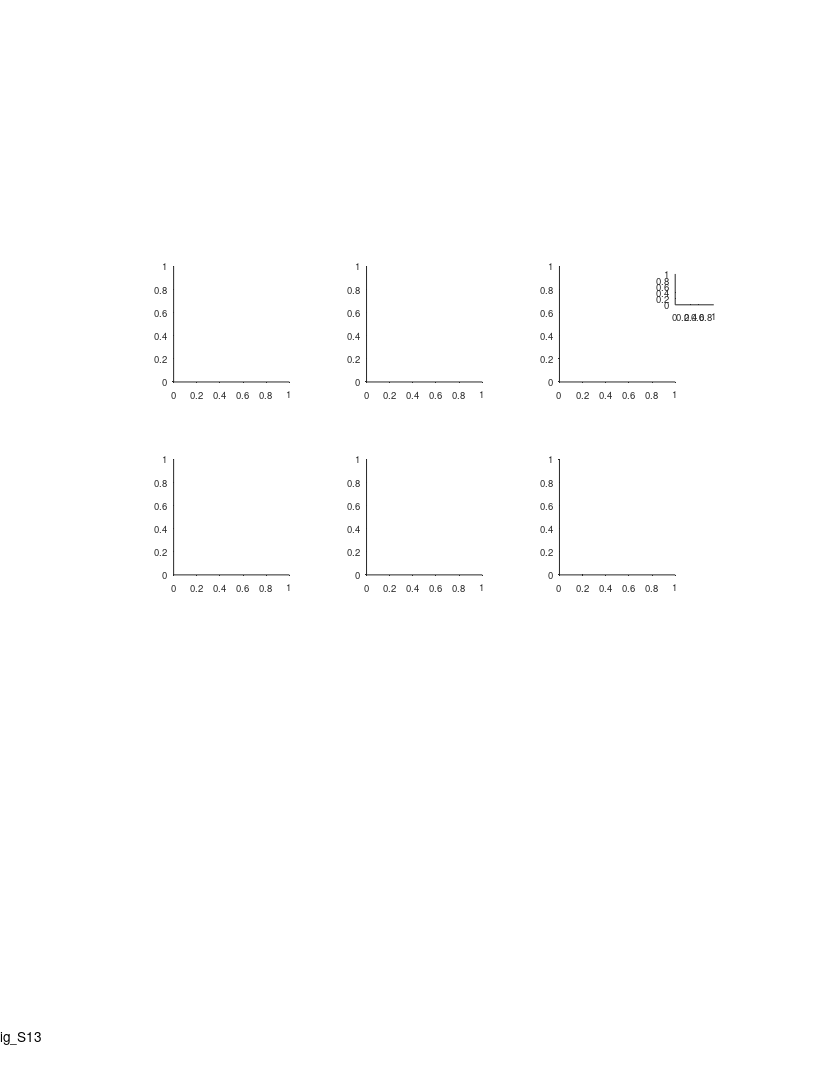

MATLAB code to generate this figure: (Note: this script raises an error after producing the figure.)
%% Large Scale - Fig. S12 - compartmentalization

%%
clear 
clc

%% define output files
res_dir = 'L:\paper_figures';
mkdir(res_dir)
fig_name_str = 'fig_S13';
fig_caption_str = 'compartmentalization';
log_name_str = [fig_name_str '_log_file' '.txt'];
log_name_str = strrep(log_name_str , ':', '-');
log_name_str = strrep(log_name_str , ' ', '_');
log_name_out = fullfile(res_dir, log_name_str);

%% open log file
diary off
diary(log_name_out)
diary on
disp('Log file');
disp(['created: ', datestr(clock)]);
disp('======================================================');
disp([fig_name_str ': ' fig_caption_str]);
disp('======================================================');
disp('');

%% create figure
% =========================================================================
% figure_size_cm = [21.0 29.7]; % ~A4
figure_size_cm = [21.6 27.9]; % ~US letter
figure ;
% Some WYSIWYG options:
set(gcf,'DefaultAxesFontSize',7);
set(gcf,'DefaultAxesFontName','helvetica');
set(gcf,'DefaultAxesUnits','centimeters');
set(gcf,'PaperType','usletter')
% set(gcf,'PaperType','<custom>');
set(gcf,'PaperUnits','centimeters','PaperPosition',[0 0 figure_size_cm]);
set(gcf,'PaperOrientation','portrait');
set(gcf,'Units','centimeters','Position',get(gcf,'paperPosition')+[0 0 0 0]); % position on screen...
set(gcf, 'Renderer', 'painters');
set(groot, 'defaultAxesTickDir', 'out');
set(groot,  'defaultAxesTickDirMode', 'manual');
annotation('textbox', [0.5 1 0 0], 'String',fig_name_str, 'HorizontalAlignment','center','Interpreter','none', 'FitBoxToText','on');
pause(0.2); % workaround to solve matlab automatically changing the axes positions...

% create panels
% panels_pos_x = [2 6.5 11 15.5];
% panels_pos_y = [22 18 14 10 6 2];
% panels_size = [2.5 2.5];
% for ii_model = 1:6
%     for ii_feature = 1:4
%         panels(ii_model,ii_feature) = axes('position', [panels_pos_x(ii_feature) panels_pos_y(ii_model) panels_size]);
%     end
% end

% create panels
panels_pos_x = [3 8 13]+1.5;
panels_pos_y = [20 15]-2;
panels_size = [3 3];
panels=[];
panels(1,1) = axes('position', [panels_pos_x(1) panels_pos_y(1) panels_size]);
panels(2,1) = axes('position', [panels_pos_x(1) panels_pos_y(2) panels_size]);
panels(3,1) = axes('position', [panels_pos_x(2) panels_pos_y(1) panels_size]);
panels(4,1) = axes('position', [panels_pos_x(2) panels_pos_y(2) panels_size]);
panels(5,1) = axes('position', [panels_pos_x(3) panels_pos_y(1) panels_size]);
panels(6,1) = axes('position', [panels_pos_x(3) panels_pos_y(2) panels_size]);
panel_legend = axes('position', [17.5 20  1 0.8]);

%% load data
load('L:\processed_data_structs\cells_bat_200m.mat');
% load('L:\Yonatan_theory\20200806__model_ratio_LS\SegmentSmallScaleModel_FieldStatistics.mat');
% model_data_files = {
%     "L:\Yonatan_theory\20201201__CompartmentModelResults_3versions\SegmentSmallScaleModel_6mFields_FieldStatistics.mat",...
%     "L:\Yonatan_theory\20201201__CompartmentModelResults_3versions\SegmentSmallScaleModel_6mScaledInterLandmark_FieldStatistics.mat",...
%     "L:\Yonatan_theory\20201201__CompartmentModelResults_3versions\SegmentSmallScaleModel_200mSmallestField_FieldStatistics.mat"
%     };
model_data_files = {
"L:\Yonatan_theory\20201214__CompartmentModelResults_6versions_dist2LM\SegmentSmallScaleModel_FieldStatistics.mat"
"L:\Yonatan_theory\20201214__CompartmentModelResults_6versions_dist2LM\SegmentSmallScaleModel_FieldStatistics_nField.mat"
"L:\Yonatan_theory\20201214__CompartmentModelResults_6versions_dist2LM\SegmentSmallScaleModel_InterLandmark_FieldStatistics.mat"
"L:\Yonatan_theory\20201214__CompartmentModelResults_6versions_dist2LM\SegmentSmallScaleModel_InterLandmark_FieldStatistics_nField.mat"
"L:\Yonatan_theory\20201214__CompartmentModelResults_6versions_dist2LM\SegmentSmallScaleModel_SmallestField_FieldStatistics.mat"
"L:\Yonatan_theory\20201214__CompartmentModelResults_6versions_dist2LM\SegmentSmallScaleModel_SmallestField_FieldStatistics_nField.mat"
};
model_name_str = {
    {"6m fields";"match coverage"}
    {"6m fields";"match no. fields"}
    {"6m fields (scaled)";"match coverage"}
    {"6m fields (scaled)";"match no. fields"}
    {"smallest 200m fields";"match coverage"}
    {"smallest 200m fields";"match no. fields"}
    };

%% arrange data from 200m
signif = cat(1,cells.signif);
signif = arrayfun(@(x)(x.TF),signif);
signif = any(signif,2);
cells(~signif)=[];
signif = cat(1,cells.signif);
signif = arrayfun(@(x)(x.TF),signif);
stats = [cells.stats];
stats_all = [stats.all];
stats_dir = cat(1,stats.dir);
fields = cat(1,cells.fields);
fields = fields(signif);
fields = [fields{:}];
fields([fields.in_low_speed_area])=[];

field_num = [stats_dir(signif).field_num];
field_size = [fields.width_prc];
ratio_LS = [stats_all.field_ratio_LS];
ratio_LS(isnan(ratio_LS))=[];
ratio_LS_with_1s = [stats_all.field_ratio_LS];
ratio_LS_with_1s(isnan(ratio_LS_with_1s))=1;
    
%% run over models
for ii_model = 1:length(model_data_files)

    %%
    clear FieldSize_PoissonGamma MaxMinRatio_PoissonGamma fSEG_PoissonGamma nField_PoissonGamma NearestLandmark_PoissonGamma
    load(model_data_files{ii_model});
    
%% Fields size hist
axes(panels(ii_model,1));
cla('reset')
hold on
% text(-0.4,1.15, 'A', 'Units','normalized','FontWeight','bold');

bin_size = 0.2;
x1 = field_size;
x2 = FieldSize_PoissonGamma.*bin_size;

h = histogram(x1);
h.BinWidth = 1;
% h.Normalization = 'pdf';
h.Normalization = 'probability';
h.FaceColor = 0.5*[1 1 1];

h = histogram(x2);
h.BinWidth = 0.6;
% h.Normalization = 'pdf';
h.Normalization = 'probability';
h.DisplayStyle = 'stairs';
h.EdgeColor = 'c';
h.LineWidth=1.5;

[~,pval,ks2stat] = kstest2(x1,x2);
if pval==0
    pval = realmin;
end
text(0.35,1, ['P_{KS} = ' sprintf('%.2g',pval)], 'Units','normalized','FontSize',8);

ha=gca;
ha.XLim = [0 35];
ha.YLim = [5e-4 1e0];
ha.XTick = [0:10:40];
ha.YTick = 10.^[-5:0];
ha.TickDir='out';
ha.TickLength = [0.03 0.03];
ha.XRuler.TickLabelGapMultiplier = -0.35;
ha.YRuler.TickLabelGapMultiplier = 0.1;
ha.YScale = 'log';
xlabel('Field size (m)', 'Units','normalized','Position',[0.5 -0.13]);
ylabel('Fraction of fields')
% title(model_name_str{ii_model})

%% Fields size vs. dist2LM
% axes(panels(ii_model,4));
% cla('reset')
% hold on
% text(-0.42,1.15, 'D', 'Units','normalized','FontWeight','bold');
% 
% x = NearestLandmark_PoissonGamma * bin_size;
% y = FieldSize_PoissonGamma * bin_size;
% 
% plot(x,y,'.')
% % [rho,rhopval] = corr(x,y,'type','Spearman');
% % text(0.5,1, sprintf('%s = %.2f,  P_{%s} = %.2f', '/rho',rho,'/rho',rhopval), 'Units','normalized','FontSize',8);
% 
% ha=gca;
% % ha.XLim = [1 27];
% % ha.YLim = [5e-3 5e-1];
% % ha.XTick = [1 2 5 10 20];
% % ha.YTick = 10.^[-5:0];
% ha.TickDir='out';
% ha.TickLength = [0.03 0.03];
% ha.XRuler.TickLabelGapMultiplier = -0.35;
% ha.YRuler.TickLabelGapMultiplier = 0.1;
% xlabel({'Distance of fields';'to nearest landmark (m)'});
% ylabel('Field size (m)','Units','normalized');

%% Fields size ratio (max/min) hist
% axes(panels(ii_model,2));
% cla('reset')
% hold on
% text(-0.42,1.15, 'B', 'Units','normalized','FontWeight','bold');
% 
% x1 = ratio_LS;
% x2 = MaxMinRatio_PoissonGamma;
% 
% nBinEdges = 9;
% edges = logspace(0,log10(25),nBinEdges);
% h = histogram(x1);
% h.BinEdges = edges;
% h.Normalization = 'probability';
% h.FaceColor = 0.5*[1 1 1];
% 
% h = histogram(x2);
% h.BinWidth = 0.53;
% h.Normalization = 'probability';
% h.DisplayStyle = 'stairs';
% h.EdgeColor = 'c';
% h.LineWidth=1.5;
% 
% [~,pval,ks2stat] = kstest2(x1,x2);
% text(0.5,1, ['P_{KS} = ' sprintf('%.2g',pval)], 'Units','normalized','FontSize',8);
% 
% ha=gca;
% ha.XLim = [1 27];
% ha.YLim = [5e-3 5e-1];
% ha.XTick = [1 2 5 10 20];
% ha.YTick = 10.^[-5:0];
% ha.TickDir='out';
% ha.TickLength = [0.03 0.03];
% ha.XRuler.TickLabelGapMultiplier = -0.35;
% ha.YRuler.TickLabelGapMultiplier = 0.1;
% ha.XScale = 'log';
% ha.YScale = 'log';
% xlabel({'Field size ratio';'largest/smallest'},'Units','normalized','Position',[0.5 -0.17]);
% ylabel('Fraction of cells')

%% Number of fields
% axes(panels(ii_model,3));
% cla('reset')
% hold on
% text(-0.4,1.15, 'C', 'Units','normalized','FontWeight','bold');
% 
% bin_size = 0.2;
% x1 = field_num;
% x2 = nField_PoissonGamma;
% 
% h = histogram(x1);
% h.BinWidth = 1;
% % h.Normalization = 'pdf';
% h.Normalization = 'probability';
% h.FaceColor = 0.5*[1 1 1];
% 
% h = histogram(x2);
% h.BinWidth = 1;
% % h.Normalization = 'pdf';
% h.Normalization = 'probability';
% h.DisplayStyle = 'stairs';
% h.EdgeColor = 'c';
% h.LineWidth=1.5;
% 
% [~,pval,ks2stat] = kstest2(x1,x2);
% if pval==0
%     pval = 1e-300;
% end
% text(0.35,1, ['P_{KS} = ' sprintf('%.2g',pval)], 'Units','normalized','FontSize',8);
% 
% ha=gca;
% ha.XLim = [0 35];
% ha.YLim = [5e-4 1e0];
% ha.XTick = [0:10:40];
% ha.YTick = 10.^[-5:0];
% ha.TickDir='out';
% ha.TickLength = [0.03 0.03];
% ha.XRuler.TickLabelGapMultiplier = -0.35;
% ha.YRuler.TickLabelGapMultiplier = 0.1;
% ha.YScale = 'log';
% xlabel('No. of fields', 'Units','normalized','Position',[0.5 -0.13]);
% ylabel('Fraction of cells')

    %%
%     axes(panels(ii_model,end));
%     text(1.1,0.5,model_name_str{ii_model},'Units','normalized');

end % models

%% add titles to rows/columns
axes(panels(1,1));
text(-0.85,0.5,{'Matched';'coverage'},'Units','normalized','FontSize',9,'FontWeight','bold','HorizontalAlignment','center');
axes(panels(2,1));
text(-0.85,0.5,{'Matched';'no. of fields'},'Units','normalized','FontSize',9,'FontWeight','bold','HorizontalAlignment','center');

axes(panels(3,1));
text(0.5,1.8,{'Gamma distribution fitted to:'},'Units','normalized','FontSize',9,'FontWeight','bold','HorizontalAlignment','center');

axes(panels(1,1));
text(0.5,1.4,{'Field sizes in 6m tunnel'},'Units','normalized','FontSize',9,'FontWeight','bold','HorizontalAlignment','center');
axes(panels(3,1));
text(0.5,1.4,{'Field sizes in 6m tunnel';'scaled to median';'inter-landmark interval'},'Units','normalized','FontSize',9,'FontWeight','bold','HorizontalAlignment','center');
axes(panels(5,1));
text(0.5,1.4,{'Smallest field per neuron';'in 200m tunnel'},'Units','normalized','FontSize',9,'FontWeight','bold','HorizontalAlignment','center');

%% add legend
axes(panel_legend);
cla('reset');
hold on
xlim([0 4])
ylim([0 4])
axis equal
% hp=patch([1 1 2 2], 2*[1 1 1 1]+.3*[-1 1 1 -1], 0.5*[1 1 1],'EdgeColor','k');
hp=patch([1 1 2 2], [1 2 2 1]+2, 0.5*[1 1 1],'EdgeColor','k');
hp.Clipping='off';
plot([1 2],      1*[1 1], 'c','LineWidth',2,'Clipping','off');
text(2.6, 3.6, 'Data','FontSize',7,'HorizontalAlignment','left');
text(2.6, 0.5, {'Small-scale';'compartments model'},'FontSize',7,'HorizontalAlignment','left');
hax=gca;
hax.Visible='off';


%% print/save the figure
fig_name_out = fullfile(res_dir, [fig_name_str]);
print(gcf, fig_name_out, '-dpdf', '-cmyk', '-painters');
% print(gcf, fig_name_out, '-dtiff', '-cmyk', '-painters');
% saveas(gcf , fig_name_out, 'fig');
disp('figure was successfully saved to pdf/tiff/fig formats');



%%





